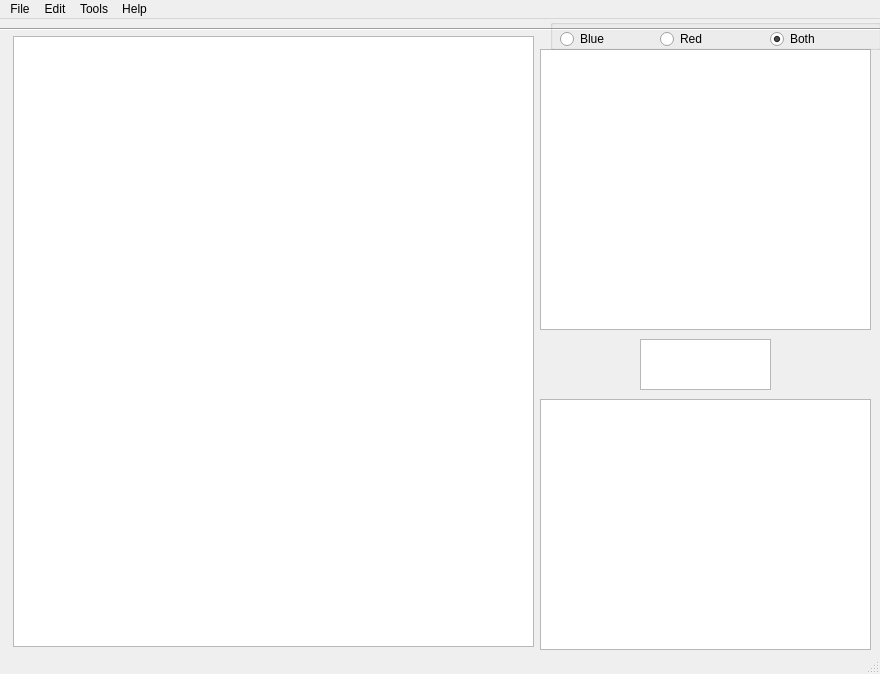
<?xml version="1.0" encoding="UTF-8"?>
<ui version="4.0">
 <class>MainWindow</class>
 <widget class="QMainWindow" name="MainWindow">
  <property name="geometry">
   <rect>
    <x>0</x>
    <y>0</y>
    <width>880</width>
    <height>674</height>
   </rect>
  </property>
  <property name="windowTitle">
   <string>MainWindow</string>
  </property>
  <widget class="QWidget" name="centralwidget">
   <widget class="Line" name="line">
    <property name="geometry">
     <rect>
      <x>0</x>
      <y>0</y>
      <width>881</width>
      <height>20</height>
     </rect>
    </property>
    <property name="orientation">
     <enum>Qt::Horizontal</enum>
    </property>
   </widget>
   <widget class="QListWidget" name="commentsListWidget">
    <property name="geometry">
     <rect>
      <x>540</x>
      <y>30</y>
      <width>331</width>
      <height>281</height>
     </rect>
    </property>
    <property name="isWrapping" stdset="0">
     <bool>false</bool>
    </property>
    <property name="wordWrap">
     <bool>true</bool>
    </property>
   </widget>
   <widget class="QTextEdit" name="readabilityTextEdit">
    <property name="geometry">
     <rect>
      <x>540</x>
      <y>380</y>
      <width>331</width>
      <height>251</height>
     </rect>
    </property>
    <property name="readOnly">
     <bool>true</bool>
    </property>
   </widget>
   <widget class="QGroupBox" name="groupBox">
    <property name="geometry">
     <rect>
      <x>550</x>
      <y>0</y>
      <width>331</width>
      <height>31</height>
     </rect>
    </property>
    <property name="title">
     <string/>
    </property>
    <property name="flat">
     <bool>true</bool>
    </property>
    <widget class="QRadioButton" name="lowrb">
     <property name="geometry">
      <rect>
       <x>10</x>
       <y>10</y>
       <width>102</width>
       <height>20</height>
      </rect>
     </property>
     <property name="text">
      <string>Blue</string>
     </property>
    </widget>
    <widget class="QRadioButton" name="highrb">
     <property name="geometry">
      <rect>
       <x>110</x>
       <y>10</y>
       <width>102</width>
       <height>20</height>
      </rect>
     </property>
     <property name="text">
      <string>Red</string>
     </property>
     <property name="checked">
      <bool>false</bool>
     </property>
    </widget>
    <widget class="QRadioButton" name="bothrb">
     <property name="geometry">
      <rect>
       <x>220</x>
       <y>10</y>
       <width>102</width>
       <height>20</height>
      </rect>
     </property>
     <property name="text">
      <string>Both</string>
     </property>
     <property name="checked">
      <bool>true</bool>
     </property>
    </widget>
   </widget>
   <widget class="QTextEdit" name="flowerTextEdit">
    <property name="geometry">
     <rect>
      <x>640</x>
      <y>320</y>
      <width>131</width>
      <height>51</height>
     </rect>
    </property>
    <property name="readOnly">
     <bool>true</bool>
    </property>
   </widget>
   <widget class="QPlainTextEdit" name="editorTextEdit">
    <property name="geometry">
     <rect>
      <x>13</x>
      <y>17</y>
      <width>521</width>
      <height>611</height>
     </rect>
    </property>
    <property name="tabStopWidth">
     <number>42</number>
    </property>
   </widget>
  </widget>
  <widget class="QMenuBar" name="menubar">
   <property name="geometry">
    <rect>
     <x>0</x>
     <y>0</y>
     <width>880</width>
     <height>22</height>
    </rect>
   </property>
   <widget class="QMenu" name="menuFile">
    <property name="title">
     <string>File</string>
    </property>
   </widget>
   <widget class="QMenu" name="menuEdit">
    <property name="title">
     <string>Edit</string>
    </property>
   </widget>
   <widget class="QMenu" name="menuTools">
    <property name="title">
     <string>Tools</string>
    </property>
   </widget>
   <widget class="QMenu" name="menuHelp">
    <property name="title">
     <string>Help</string>
    </property>
   </widget>
   <addaction name="menuFile"/>
   <addaction name="menuEdit"/>
   <addaction name="menuTools"/>
   <addaction name="menuHelp"/>
  </widget>
  <widget class="QStatusBar" name="statusbar"/>
 </widget>
 <resources/>
 <connections/>
</ui>
